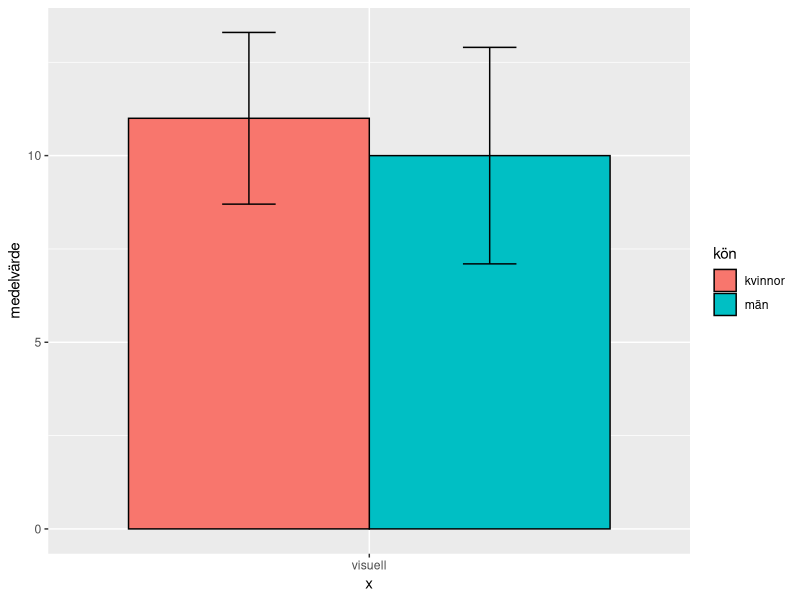
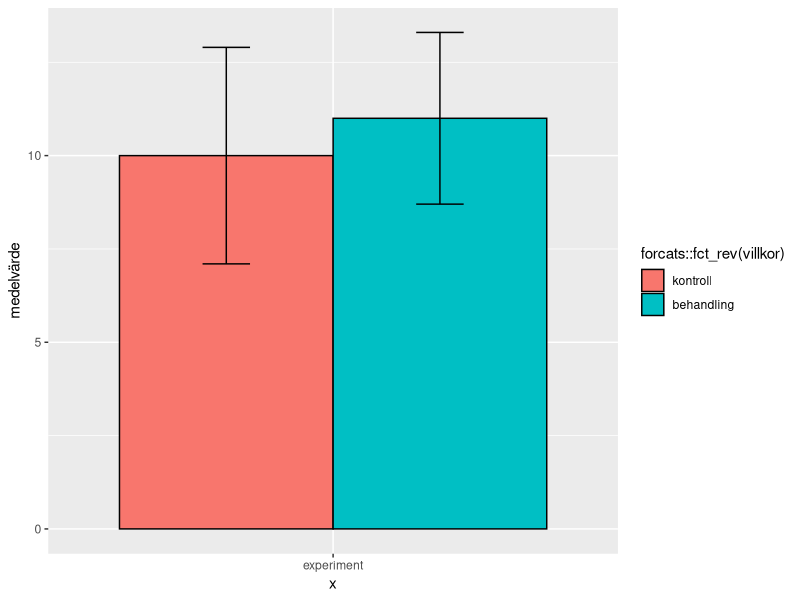

The R script that drew these images, in order:
## ---- chunk 1
knitr::kable(read.table("../csv/tab-02-08-1-1.csv", header=T, sep='\t', quot='"', stringsAsFactors=F, comment.char=""), format="pipe", digits=3, caption='Beskrivande resultat eller deskriptiv statistik.', booktabs=TRUE)
## ---- chunk 2
#par(mar = c(4, 4, .1, .1))
#plot(pressure, type = 'b', pch = 19)
library(ggplot2)
bp2 = read.table("../csv/fig-02-08-1-1.csv", header=T, sep='\t', quot='"', stringsAsFactors=F, comment.char="")
gp <- ggplot(bp2, aes(x="visuell", y=medelvärde, fill=kön)) + 
geom_bar(stat="identity", color="black", position=position_dodge()) +
geom_errorbar(aes(ymin=medelvärde-standardavvikelse, ymax=medelvärde+standardavvikelse), width=.2,
position=position_dodge(.9))
#
print(gp)
## ---- chunk 3
library(ggplot2)
bp2 = read.table("../csv/fig-02-08-1-2.csv", header=T, sep='\t', quot='"', stringsAsFactors=F, comment.char="")
gp <- ggplot(bp2, aes(x="experiment", y=medelvärde, fill=forcats::fct_rev(villkor))) + 
geom_bar(stat="identity", color="black", position=position_dodge()) +
geom_errorbar(aes(ymin=medelvärde-standardavvikelse, ymax=medelvärde+standardavvikelse), width=.2,
position=position_dodge(.9))
#
print(gp)
